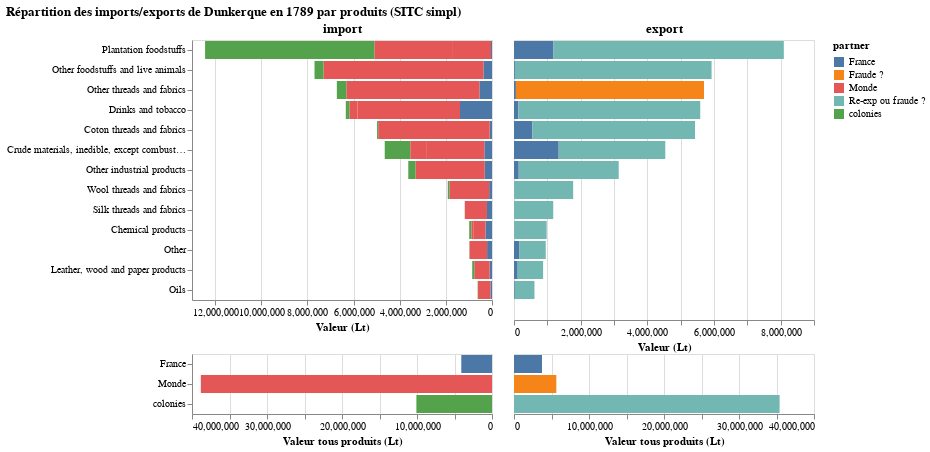

Here is the notebook cell this chart was saved with:
### Code cell
pyramide_port_franc("Dunkerque", data)

### Figure 1 — Vega-Lite specification as saved in the notebook (floating-point values rounded to 4 significant figures)
{"data": {"values": [{"group": "import", "partner": "France", "product": "Chemical products", "value": 280900.0}, {"group": "import", "partner": "Monde", "product": "Chemical products", "value": 508907}, {"group": "import", "partner": "colonies", "product": "Chemical products", "value": 89556}, {"group": "import", "partner": "Monde", "product": "Chemical products", "value": 101042}, {"group": "import", "partner": "colonies", "product": "Chemical products", "value": 16237}, {"group": "export", "partner": "France", "product": "Chemical products", "value": 111000.0}, {"group": "export", "partner": "Re-exp ou fraude ?", "product": "Chemical products", "value": 762100.0}, {"group": "import", "partner": "France", "product": "Crude materials, inedible, except combustibles", "value": 331600.0}, {"group": "import", "partner": "Monde", "product": "Crude materials, inedible, except combustibles", "value": 2490363}, {"group": "import", "partner": "colonies", "product": "Crude materials, inedible, except combustibles", "value": 1101518}, {"group": "import", "partner": "Monde", "product": "Crude materials, inedible, except combustibles", "value": 719051}, {"group": "import", "partner": "colonies", "product": "Crude materials, inedible, except combustibles", "value": 6630}, {"group": "export", "partner": "France", "product": "Crude materials, inedible, except combustibles", "value": 1341000.0}, {"group": "export", "partner": "Re-exp ou fraude ?", "product": "Crude materials, inedible, except combustibles", "value": 3198000.0}, {"group": "import", "partner": "France", "product": "Wool threads and fabrics", "value": 123728}, {"group": "import", "partner": "Monde", "product": "Wool threads and fabrics", "value": 1721100}, {"group": "import", "partner": "colonies", "product": "Wool threads and fabrics", "value": 71104}, {"group": "export", "partner": "France", "product": "Wool threads and fabrics", "value": 1376}, {"group": "export", "partner": "Re-exp ou fraude ?", "product": "Wool threads and fabrics", "value": 1773724}, {"group": "import", "partner": "France", "product": "Leather, wood and paper products", "value": 103600.0}, {"group": "import", "partner": "Monde", "product": "Leather, wood and paper products", "value": 664528}, {"group": "import", "partner": "colonies", "product": "Leather, wood and paper products", "value": 61376}, {"group": "import", "partner": "colonies", "product": "Leather, wood and paper products", "value": 32319}, {"group": "export", "partner": "France", "product": "Leather, wood and paper products", "value": 155300.0}, {"group": "export", "partner": "Re-exp ou fraude ?", "product": "Leather, wood and paper products", "value": 797200.0}, {"group": "import", "partner": "France", "product": "Plantation foodstuffs", "value": 42550}, {"group": "import", "partner": "colonies", "product": "Plantation foodstuffs", "value": 7345722}, {"group": "import", "partner": "Monde", "product": "Plantation foodstuffs", "value": 1649675}, {"group": "import", "partner": "Monde", "product": "Plantation foodstuffs", "value": 3394711}, {"group": "import", "partner": "colonies", "product": "Plantation foodstuffs", "value": 436}, {"group": "export", "partner": "France", "product": "Plantation foodstuffs", "value": 57275}, {"group": "export", "partner": "Fraude ?", "product": "Plantation foodstuffs", "value": 5642800}, {"group": "import", "partner": "France", "product": "Other", "value": 212659}, {"group": "import", "partner": "Monde", "product": "Other", "value": 760882}, {"group": "import", "partner": "colonies", "product": "Other", "value": 1353}, {"group": "import", "partner": "colonies", "product": "Other", "value": 8932}, {"group": "export", "partner": "France", "product": "Other", "value": 14280.0}, {"group": "export", "partner": "Re-exp ou fraude ?", "product": "Other", "value": 965962}, {"group": "import", "partner": "France", "product": "Silk threads and fabrics", "value": 218180}, {"group": "import", "partner": "Monde", "product": "Silk threads and fabrics", "value": 960770}, {"group": "import", "partner": "colonies", "product": "Silk threads and fabrics", "value": 2100}, {"group": "export", "partner": "France", "product": "Silk threads and fabrics", "value": 0}, {"group": "export", "partner": "Re-exp ou fraude ?", "product": "Silk threads and fabrics", "value": 1176850}, {"group": "import", "partner": "France", "product": "Other industrial products", "value": 314800.0}, {"group": "import", "partner": "Monde", "product": "Other industrial products", "value": 2999118}, {"group": "import", "partner": "colonies", "product": "Other industrial products", "value": 313967}, {"group": "export", "partner": "France", "product": "Other industrial products", "value": 141500.0}, {"group": "export", "partner": "Re-exp ou fraude ?", "product": "Other industrial products", "value": 3000000.0}, {"group": "import", "partner": "France", "product": "Oils", "value": 67870.0}, {"group": "import", "partner": "Monde", "product": "Oils", "value": 537431}, {"group": "import", "partner": "colonies", "product": "Oils", "value": 14793}, {"group": "export", "partner": "France", "product": "Oils", "value": 23530.0}, {"group": "export", "partner": "Re-exp ou fraude ?", "product": "Oils", "value": 590500.0}, {"group": "import", "partner": "France", "product": "Drinks and tobacco", "value": 1387000.0}, {"group": "import", "partner": "Monde", "product": "Drinks and tobacco", "value": 4440210}, {"group": "import", "partner": "colonies", "product": "Drinks and tobacco", "value": 68894}, {"group": "import", "partner": "Monde", "product": "Drinks and tobacco", "value": 345721}, {"group": "import", "partner": "colonies", "product": "Drinks and tobacco", "value": 93596}, {"group": "export", "partner": "France", "product": "Drinks and tobacco", "value": 130900.0}, {"group": "export", "partner": "Re-exp ou fraude ?", "product": "Drinks and tobacco", "value": 5456000.0}, {"group": "export", "partner": "France", "product": "Precious metals", "value": 0}, {"group": "export", "partner": "Re-exp ou fraude ?", "product": "Precious metals", "value": 0}, {"group": "import", "partner": "France", "product": "Other threads and fabrics", "value": 543957}, {"group": "import", "partner": "Monde", "product": "Other threads and fabrics", "value": 5767681}, {"group": "import", "partner": "colonies", "product": "Other threads and fabrics", "value": 411933}, {"group": "export", "partner": "France", "product": "Other threads and fabrics", "value": 27060.0}, {"group": "export", "partner": "Re-exp ou fraude ?", "product": "Other threads and fabrics", "value": 5899705}, {"group": "import", "partner": "France", "product": "Other foodstuffs and live animals", "value": 369300.0}, {"group": "import", "partner": "Monde", "product": "Other foodstuffs and live animals", "value": 6929264}, {"group": "import", "partner": "colonies", "product": "Other foodstuffs and live animals", "value": 1736}, {"group": "import", "partner": "colonies", "product": "Other foodstuffs and live animals", "value": 390372}, {"group": "export", "partner": "France", "product": "Other foodstuffs and live animals", "value": 1184000.0}, {"group": "export", "partner": "Re-exp ou fraude ?", "product": "Other foodstuffs and live animals", "value": 6910000.0}, {"group": "import", "partner": "France", "product": "Coton threads and fabrics", "value": 99571}, {"group": "import", "partner": "Monde", "product": "Coton threads and fabrics", "value": 4831856}, {"group": "import", "partner": "colonies", "product": "Coton threads and fabrics", "value": 49084}, {"group": "export", "partner": "France", "product": "Coton threads and fabrics", "value": 547605}, {"group": "export", "partner": "Re-exp ou fraude ?", "product": "Coton threads and fabrics", "value": 4882343}]}, "spacing": 0, "title": "Répartition des imports/exports de Dunkerque en 1789 par produits (SITC simpl)", "vconcat": [{"hconcat": [{"encoding": {"color": {"field": "partner"}, "x": {"field": "value", "sort": "descending", "title": "Valeur (Lt)", "type": "quantitative"}, "y": {"field": "product", "sort": "-x", "title": null}}, "mark": {"tooltip": {"content": "data"}, "type": "bar"}, "title": "import", "transform": [{"filter": {"equal": "import", "field": "group"}}]}, {"encoding": {"color": {"field": "partner"}, "x": {"field": "value", "sort": "ascending", "title": "Valeur (Lt)", "type": "quantitative"}, "y": {"axis": null, "field": "product", "sort": "-x", "title": null}}, "mark": {"tooltip": {"content": "data"}, "type": "bar"}, "title": "export", "transform": [{"filter": {"equal": "export", "field": "group"}}]}]}, {"hconcat": [{"encoding": {"color": {"field": "partner"}, "x": {"field": "total_value", "sort": "descending", "title": "Valeur tous produits (Lt)", "type": "quantitative"}, "y": {"field": "partner", "title": null}}, "mark": {"tooltip": {"content": "data"}, "type": "bar"}, "transform": [{"filter": {"equal": "import", "field": "group"}}, {"aggregate": [{"as": "total_value", "field": "value", "op": "sum"}], "groupby": ["partner"]}]}, {"encoding": {"color": {"field": "partner"}, "x": {"field": "total_value", "sort": "ascending", "title": "Valeur tous produits (Lt)", "type": "quantitative"}, "y": {"axis": null, "field": "partner", "title": null}}, "mark": {"tooltip": {"content": "data"}, "type": "bar"}, "transform": [{"filter": {"equal": "export", "field": "group"}}, {"aggregate": [{"as": "total_value", "field": "value", "op": "sum"}], "groupby": ["partner"]}]}]}]}
